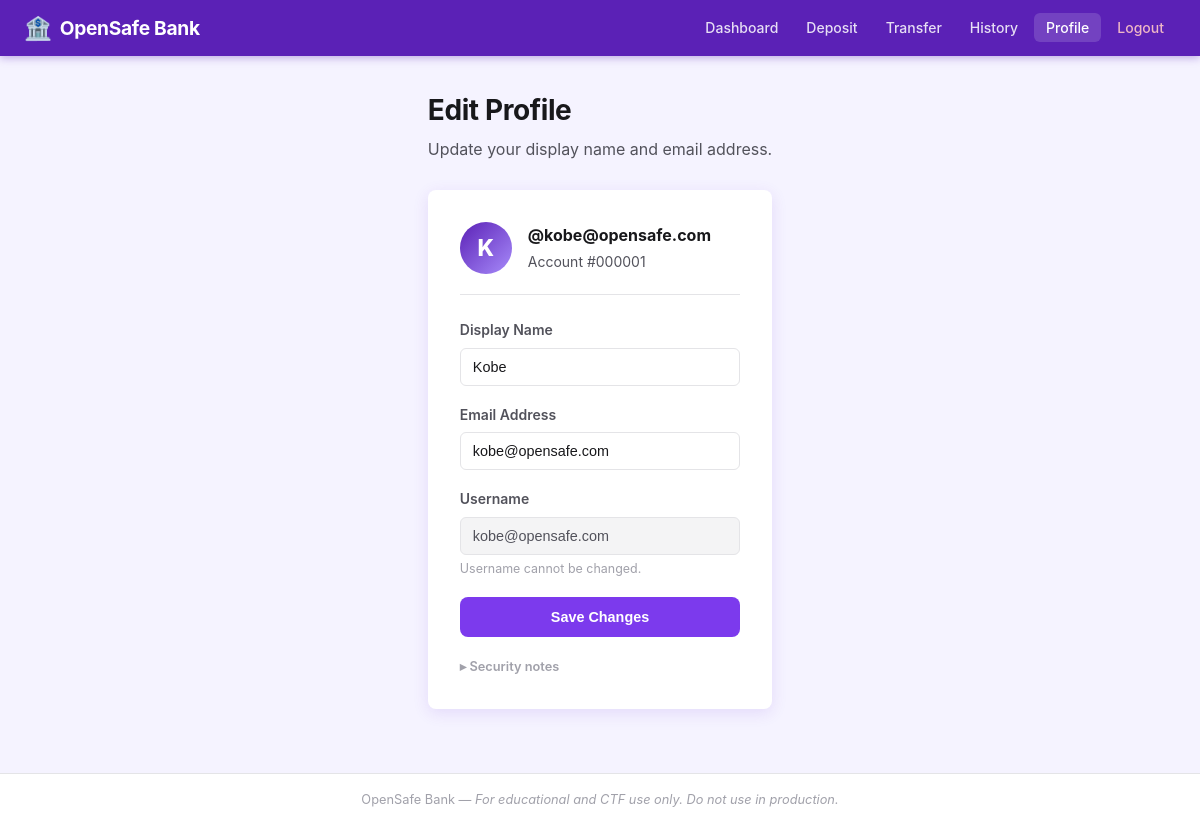
Screenshot of /profile (signed in) with the database file from the repository.
### tables this page shows
CREATE TABLE users (
                id           INTEGER PRIMARY KEY AUTOINCREMENT,
                username     TEXT UNIQUE NOT NULL,
                password     TEXT NOT NULL,
                email        TEXT,
                display_name TEXT,
                balance      REAL DEFAULT 0.0
            );

### app.py (the view, shortened to what this page needs)
@app.route('/profile', methods=['GET', 'POST'])
def profile():
    if 'user_id' not in session:
        return redirect(url_for('login'))
    message = None
    db      = get_db()
    user = db.execute("SELECT * FROM users WHERE id = ?", (session['user_id'],)).fetchone()
    return render_template('profile.html', user=user, message=message)

### app.py (called while the page is built)
def get_csrf_token():
    if 'csrf_token' not in session:
        session['csrf_token'] = secrets.token_hex(32)
    return session['csrf_token']

@app.before_request
def _enforce_csrf():
    if request.method == 'POST':
        expected = session.get('csrf_token')
        submitted = request.form.get('csrf_token')
        if not expected or not submitted or not secrets.compare_digest(expected, submitted):
            abort(400, description='Invalid or missing CSRF token.')

def get_db():
    db = getattr(g, '_database', None)
    if db is None:
        db = g._database = sqlite3.connect(DATABASE)
        db.row_factory = sqlite3.Row
    return db

@app.teardown_appcontext
def close_connection(exception):
    db = getattr(g, '_database', None)
    if db is not None:
        db.close()

### templates/profile.html (shortened to what this page needs)
{% extends "base.html" %}
{% block content %}
<div class="page-header">
  <h1>Edit Profile</h1>
  <p class="page-subtitle">Update your display name and email address.</p>
</div>
<div class="form-card">
  <div class="profile-info">
    <div class="profile-avatar">{{ user['display_name'][0].upper() }}</div>
    <div class="profile-meta">
      <strong>@{{ user['username'] }}</strong>
      <span>Account #{{ "%06d"|format(user['id']) }}</span>
    </div>
  </div>
  <form method="POST" action="{{ url_for('profile') }}">
    <div class="form-group">
      <label for="display_name">Display Name</label>
      <input type="text" id="display_name" name="display_name"
             value="{{ user['display_name'] or '' }}" required />
    </div>
    <div class="form-group">
      <label for="email">Email Address</label>
      <input type="email" id="email" name="email"
             value="{{ user['email'] or '' }}" placeholder="you@example.com" />
    </div>
    <div class="form-group">
      <label>Username</label>
      <input type="text" value="{{ user['username'] }}" disabled class="input-disabled" />
      <span class="field-hint">Username cannot be changed.</span>
    </div>
    <button type="submit" class="btn btn-primary btn-full">Save Changes</button>
  </form>
  <details class="details-toggle">
    <summary>Security notes</summary>
  </details>
</div>
{% endblock %}

### static/style.css (style rules this page uses)
*, *::before, *::after { box-sizing: border-box; margin: 0; padding: 0; }
:root { --purple: #7c3aed; --purple-lt: #a78bfa; --purple-dk: #5b21b6; --purple-bg: #f5f3ff; --purple-bg2:#ede9fe; --green: #16a34a; --red: #dc2626; --yellow: #ca8a04; --gray-50: #fafafa; --gray-100:#f4f4f5; --gray-200:#e4e4e7; --gray-400:#a1a1aa; --gray-600:#52525b; --gray-800:#18181b; --white: #ffffff; --radius: 8px; --shadow: 0 1px 3px rgba(109,40,217,.08), 0 1px 2px rgba(109,40,217,.06); --shadow-md:0 4px 16px rgba(109,40,217,.12); }
body { font-family: -apple-system, BlinkMacSystemFont, 'Segoe UI', Roboto, sans-serif; background: var(--purple-bg); color: var(--gray-800); line-height: 1.6; min-height: 100vh; display: flex; flex-direction: column; }
.page-header { margin-bottom: 28px; }
.page-header h1 { font-size: 1.75rem; font-weight: 700; letter-spacing: -.4px; }
.page-subtitle { color: var(--gray-600); margin-top: 4px; }
.btn { display: inline-block; padding: 10px 22px; border-radius: var(--radius); font-size: .9rem; font-weight: 600; cursor: pointer; border: 2px solid transparent; transition: background .15s, color .15s, border-color .15s; text-align: center; }
.btn-primary { background: var(--purple); color: var(--white); }
.btn-full { display: block; width: 100%; }
.form-card { background: var(--white); border-radius: var(--radius); padding: 32px; box-shadow: var(--shadow-md); max-width: 560px; }
.form-group { margin-bottom: 18px; }
.form-group label { display: block; font-size: .875rem; font-weight: 600; color: var(--gray-600); margin-bottom: 6px; }
.form-group input { width: 100%; padding: 10px 12px; border: 1px solid var(--gray-200); border-radius: 6px; font-size: .9rem; color: var(--gray-800); transition: border-color .15s, box-shadow .15s; }
.input-disabled { background: var(--gray-100) !important; color: var(--gray-600) !important; cursor: not-allowed; }
.field-hint { font-size: .78rem; color: var(--gray-400); margin-top: 4px; display: block; }
.profile-info { display: flex; align-items: center; gap: 16px; margin-bottom: 24px; padding-bottom: 20px; border-bottom: 1px solid var(--gray-200); }
.profile-avatar { width: 52px; height: 52px; background: linear-gradient(135deg, var(--purple-dk), var(--purple-lt)); color: var(--white); border-radius: 50%; display: flex; align-items: center; justify-content: center; font-size: 1.4rem; font-weight: 800; flex-shrink: 0; }
.profile-meta { display: flex; flex-direction: column; gap: 2px; font-size: .875rem; color: var(--gray-600); }
.profile-meta strong { color: var(--gray-800); font-size: 1rem; }
.details-toggle { margin-top: 20px; }
.details-toggle summary { cursor: pointer; font-size: .8rem; font-weight: 600; color: var(--gray-400); list-style: none; user-select: none; }
.details-toggle summary::before { content: '▸ '; }

### rows the page displays
users: display_name "K", username "kobe@opensafe.com", id "000001", display_name "Kobe", email "kobe@opensafe.com"
